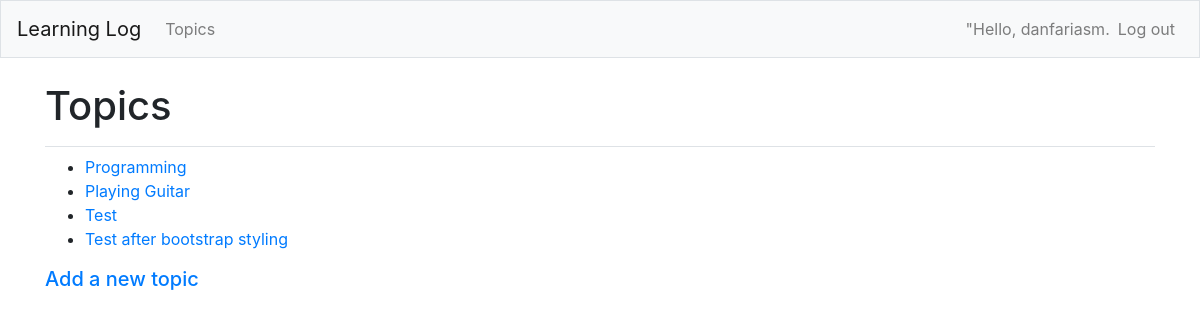
The app's page /topics/ (signed in) with its own data.
### learning_logs/models.py (models this page shows)
class Topic(models.Model):
    text = models.CharField(max_length=200)
    date_added = models.DateTimeField(auto_now_add=True)
    owner = models.ForeignKey(User, on_delete=models.CASCADE)
    def __str__(self):
        return self.text

### learning_logs/views.py (the view)
# urls.py: path("topics/", views.topics, name="topics"),
@login_required
def topics(request):
    topics = Topic.objects.filter(owner=request.user).order_by("date_added")
    context = {"topics": topics}
    return render(request, "learning_logs/topics.html", context)

### learning_logs/templates/learning_logs/topics.html
{% extends "learning_logs/base.html" %}
{% block page_header %}
    <h1>Topics</h1>
{% endblock page_header %}
{% block content %}
    <ul>
        {% for topic in topics %}
            <li>
                <a href="{% url 'learning_logs:topic' topic.id %}">{{ topic }}</a>
            </li>
        {% empty %}
            <li><h3>No topics have been added yet.</h3></li>
        {% endfor %}
    </ul>
    <h5><a href="{% url 'learning_logs:new_topic' %}">Add a new topic</a></h5>
{% endblock content %}

### learning_logs/templates/learning_logs/base.html (shortened to what this page needs)
{% load bootstrap4 %}
<!doctype html>
<html lang="en">
<head>
    {% bootstrap_css %}
</head>
<body>
    <nav class="navbar navbar-expand-md navbar-light bg-light mb-4 border">
        <a class="navbar-brand" href="{% url 'learning_logs:index'%}">
            Learning Log</a>
        <div class="collapse navbar-collapse" id="navbarCollapse">
            <ul class="navbar-nav mr-auto">
                <li class="nav-item">
                    <a class="nav-link" href="{% url 'learning_logs:topics'%}">
                        Topics</a></li>
            </ul>
            <ul class="navbar-nav ml-auto">
                {% if user.is_authenticated %}
                    <li class="nav-item">
                        <span class="navbar-text">"Hello, {{ user.username }}.</span>
                    </li>
                    <li class="nav-item">
                        <a class="nav-link" href="{% url 'users:logout' %}">Log out</a>
                    </li>
                {% endif %}
            </ul>
        </div>
    </nav>
    <main role="main" class="container">
        <div class="pb-2 mb-2 border-bottom">
            {% block page_header %}{% endblock page_header %}
        </div>
        <div>
            {% block content %}{% endblock content %}
        </div>
    </main>
</body>
</html>

### records on screen
Topic: text "Programming"
Topic: text "Playing Guitar"
Topic: text "Test"
Topic: text "Test after bootstrap styling"

### other values on screen
{{ user.username }} "danfariasm"
